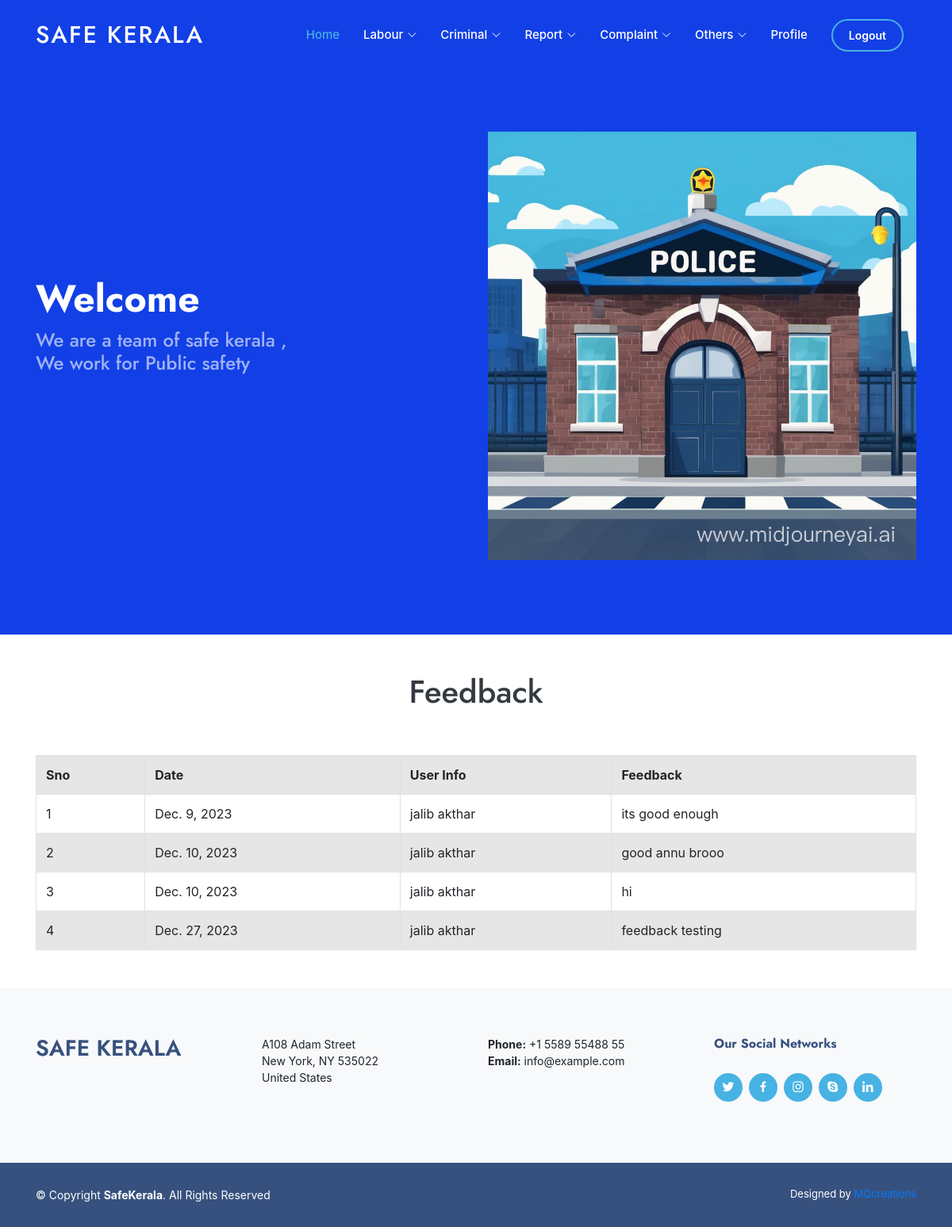
The app's page /station_url/station_view_feedback/ with its own data.
### safekerala_admin/models.py (models this page shows)
class FeedbackDB(models.Model):
    f_date = models.DateField(null=True, blank=True)
    f_feedback = models.CharField(max_length=200, blank=True, null=True)
    u_loginid = models.ForeignKey('UserDB', on_delete=models.CASCADE, null=True)

class UserDB(models.Model):
    username = models.CharField(max_length=50, null=True, blank=True)
    password = models.CharField(max_length=8, blank=True, null=True)
    email = models.EmailField(max_length=50, blank=True, null=True)
    phone = models.IntegerField(blank=True, null=True)
    place = models.CharField(max_length=50, blank=True, null=True)
    post = models.CharField(max_length=20, blank=True, null=True)
    district = models.CharField(max_length=20, blank=True, null=True)
    pin = models.IntegerField(blank=True, null=True)
    photo = models.ImageField(upload_to="user profile", blank=True, null=True)

### safekerala_station/views.py (the view)
# urls.py: path('station_view_feedback/', views.station_view_feedback, name="station_view_feedback"),
def station_view_feedback(req):
    data = FeedbackDB.objects.all()
    return render(req, "view feedback.html", {'data': data})

### safekerala_station/templates/view feedback.html (shortened to what this page needs)
{% extends 'stn_index.html' %}
{% block content %}
<body>
<h1 class="text-dark text-center pb-5">Feedback</h1>
  <table class="table table-bordered table-striped">
    <tr>
      <th>Sno</th>
      <th>Date</th>
      <th>User Info</th>
      <th>Feedback</th>
    </tr>
    {% for i in data %}
    <tr>
      <td>{{forloop.counter}}</td>
      <td>{{i.f_date}}</td>
      <td>{{i.u_loginid.username}}</td>
      <td>{{i.f_feedback}}</td>
    </tr>
    {% endfor%}
  </table>
</body>
{% endblock %}

### safekerala_admin/static/css/style.css (style rules this page uses)
body { font-family: "Open Sans", sans-serif; color: #444444; }
h1, h2, h3, h4, h5, h6 { font-family: "Jost", sans-serif; }

### records on screen
FeedbackDB: f_date "Dec. 9, 2023", u_loginid.username "jalib akthar", f_feedback "its good enough"
FeedbackDB: f_date "Dec. 10, 2023", u_loginid.username "jalib akthar", f_feedback "good annu brooo"
FeedbackDB: f_date "Dec. 10, 2023", u_loginid.username "jalib akthar", f_feedback "hi"
FeedbackDB: f_date "Dec. 27, 2023", u_loginid.username "jalib akthar", f_feedback "feedback testing"
